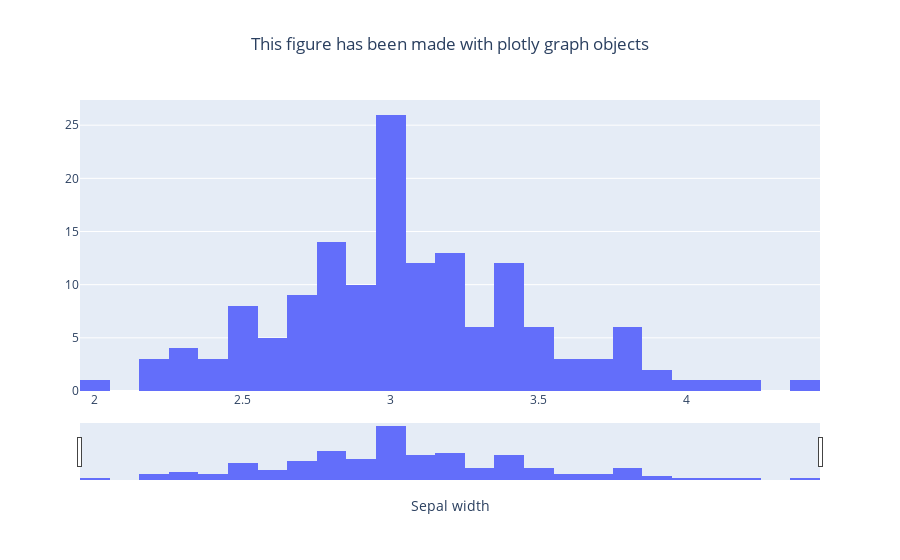

The cell this chart's notebook holds for it:
### Markdown cell above
## Range sliders

### Code cell
fig = go.Figure(
    data = go.Histogram(
        x = df['sepal_width'],
        nbinsx = 40),
    layout = go.Layout(
        title = go.layout.Title(text = "This figure has been made with plotly graph objects", x = 0.5),
        xaxis = go.layout.XAxis(title = 'Sepal width', rangeslider = go.layout.xaxis.Rangeslider(visible = True))
    )
)

fig.show()

### Figure 1 — Plotly figure (JSON) as saved in the notebook; plotly's stock layout.template omitted (floating-point values rounded to 4 significant figures; data arrays with more than 128 entries replaced by an {"elided": "..."} marker saying what was removed)
{"data": [{"nbinsx": 40, "type": "histogram", "x": {"elided": "150 float values"}}], "layout": {"title": {"text": "This figure has been made with plotly graph objects", "x": 0.5}, "xaxis": {"rangeslider": {"visible": true}, "title": {"text": "Sepal width"}}}}
